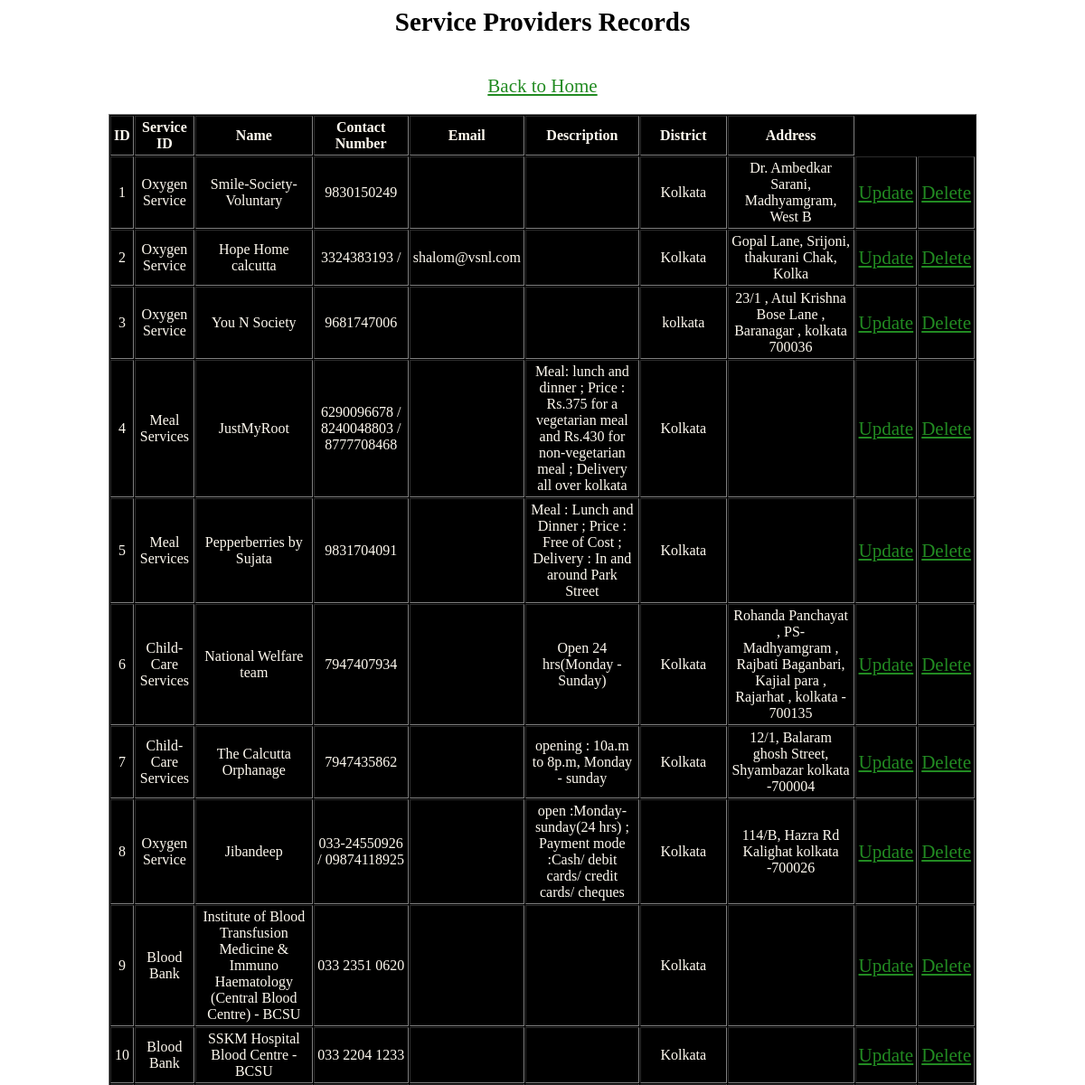
The page /display_service_provider.php (upper part) on the database as committed earlier.
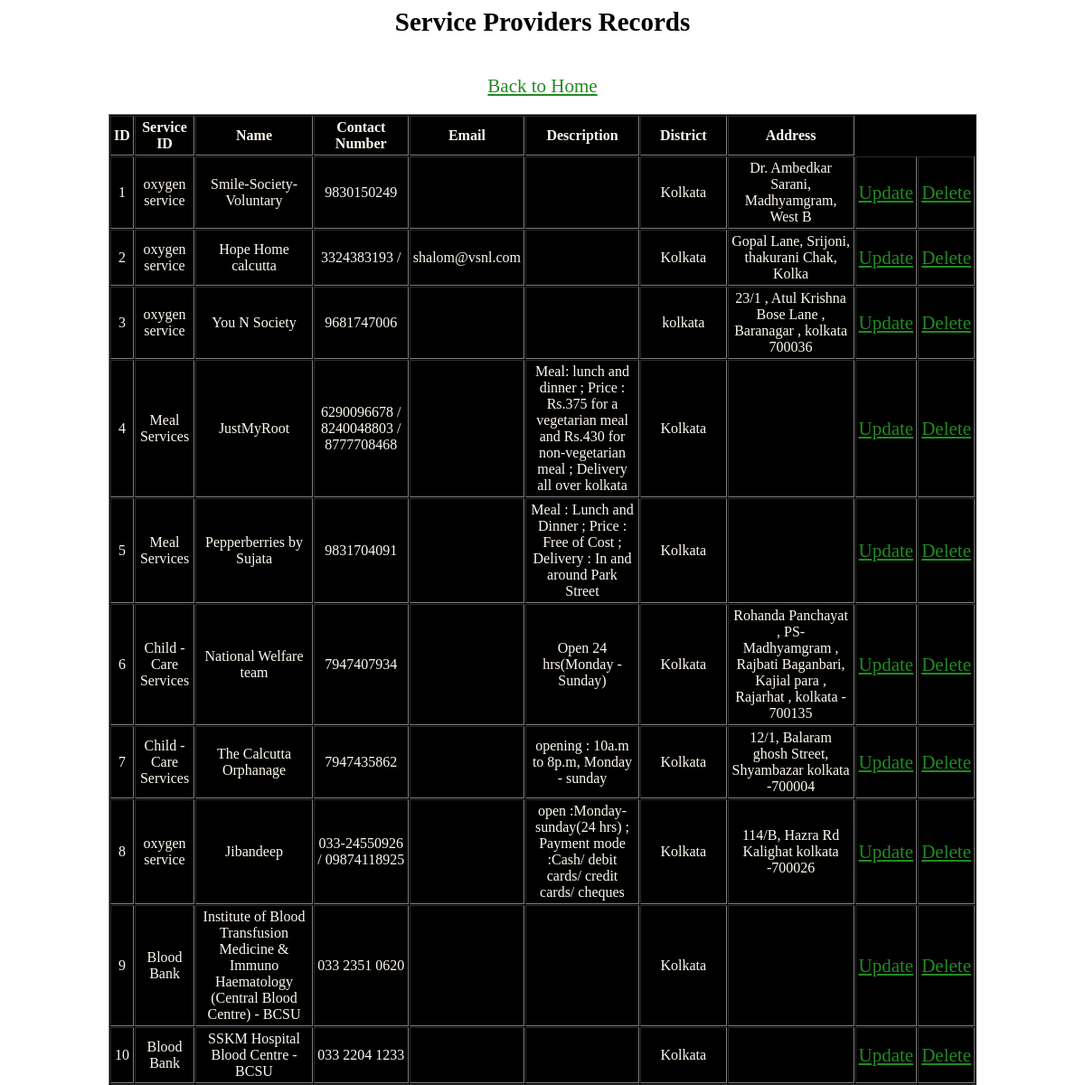
The same page on the database as committed later.
### tables this page shows
CREATE TABLE `service_providers` (
  `id` int(23) NOT NULL,
  `service_id` int(23) NOT NULL,
  `name` varchar(255) NOT NULL,
  `contact` varchar(255) NOT NULL,
  `email` varchar(255) NOT NULL,
  `description` varchar(255) NOT NULL,
  `district` varchar(23) NOT NULL,
  `address` varchar(255) NOT NULL
);

CREATE TABLE `service` (
  `service_id` int(23) NOT NULL,
  `name` varchar(23) NOT NULL,
  `description` varchar(28) NOT NULL
);

### display_service_provider.php (the view, shortened to what this page needs)
<?php
include("connection.php");?>
<h2 style="font-size:29px;"><center>Service Providers Records</center></h2><br>
<center><a href="menu.html">Back to Home </a></center><br>
<!DOCTYPE html>
<html>
<head>
</head>
<body>
</body>
</html>
<table width = "100%" border="1" cellspacing="1" cellpadding="3" align="center" style="background-color:black; color:floralwhite;">
	<tr>
		<td align="center"><strong>ID</strong></td>
		<td align="center"><strong>Service ID</strong></td>
		<td align="center"><strong> Name</strong></td>
		<td align="center"><strong>Contact Number</strong></td>
		<td align="center"><strong>Email</strong></td>
		<td align="center"><strong>Description</strong></td>
		<td align="center"><strong>District</strong></td>
		<td align="center"><strong>Address</strong></td>
	</tr>
    <?php
		$sql = "SELECT
		 `service_providers`.`id` AS `id`,
		 `service_providers`.`service_id` AS `service_id`,
		 `service_providers`.`name` AS `name`,
		 `service_providers`.`contact` AS `contact`,
		 `service_providers`.`email` AS `email`,
		 `service_providers`.`description` AS `description`,
		 `service_providers`.`district` AS `district`,
		 `service_providers`.`address` AS `address`,
		 `service`.`name` AS `service_name`
		FROM `service_providers`,`service` where `service_providers`.`service_id`=`service`.`service_id`";
		$result = mysqli_query($link,$sql);
		if(mysqli_num_rows($result) > 0)
		{
			$count=1;
			while($row = mysqli_fetch_assoc($result))
			{
				echo "<tr>";
				echo "<td align = 'center'>".$count."</td>";
				echo "<td align = 'center'>".$row["service_name"]."</td>";
				echo "<td align = 'center'>".$row["name"]."</td>";
				echo "<td align = 'center'>".$row["contact"]."</td>";
				echo "<td align = 'center'>".$row["email"]."</td>";
				echo "<td align = 'center'>".$row["description"]."</td>";
				echo "<td align = 'center'>".$row["district"]."</td>";
				echo "<td align = 'center'>".$row["address"]."</td>";
				echo "<td><a href='update_service_provider_form.php?id=".$row['id']."&name=".$row['service_name']."'>Update</a></td>";
				echo "<td><a href='delete_service_provider.php?id=".$row['id']."'>Delete</a></td>";
				echo "</tr>";
				$count++;
			}
		}
     ?>
</table>

Rows that differ between the two databases and show on the page:
changed through a linked row, service_providers "Smile-Society-Voluntary": service.name "Oxygen Service" → "oxygen service"
changed through a linked row, service_providers "Hope Home calcutta": service.name "Oxygen Service" → "oxygen service"
changed through a linked row, service_providers "You N Society": service.name "Oxygen Service" → "oxygen service"
changed through a linked row, service_providers "National Welfare team": service.name "Child-Care Services" → "Child -Care Services"
changed through a linked row, service_providers "The Calcutta Orphanage": service.name "Child-Care Services" → "Child -Care Services"
changed through a linked row, service_providers "Jibandeep": service.name "Oxygen Service" → "oxygen service"
